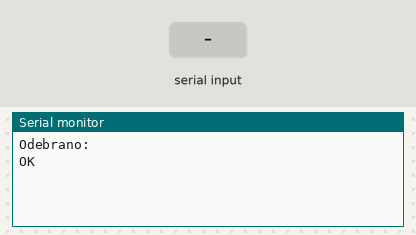
Simulated run of this sketch. Board: Arduino Uno, built with avr-gcc and run on an emulated ATmega328P. On the bench: the last lines printed to the serial monitor. Inputs (shaded band) come from the test bench. The modem accepts every AT command (registered, SIM ready, sends succeed) and sends nothing else.

Above: at 1.2 s.
1.3 s: "1" received over the second serial link
At 3.2 s:
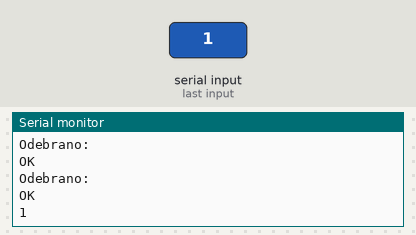
3.8 s: "0" received over the second serial link
At 5.2 s:
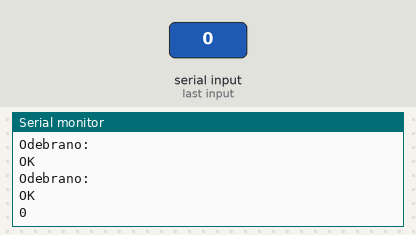
5.3 s: "2" received over the second serial link
At 7.2 s:
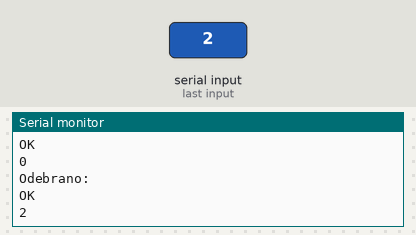

The sketch:

IoTwifiESP8266.ino
```cpp
#include <SoftwareSerial.h>

SoftwareSerial wifi(8,9);

void setup()
{
  Serial.begin(9600);
  wifi.begin(9600);
}

void loop()
{
  String dana = "";

  wifi.println("AT\r\n");
  delay(100);

  while(wifi.available()) // Odbiór danych od modułu - może się przydać
  {
    dana=dana + wifi.readString();
  }
  Serial.println("Odebrano:");
  Serial.println(dana);
}
```

Measured:
- after the input at 1.3 s, the serial monitor: prints a new line after 1.0 s (image 1)
- after the input at 3.8 s, the serial monitor: prints a new line after 1.0 s (image 2)
- after the input at 5.3 s, the serial monitor: prints a new line after 1.0 s (image 3)
